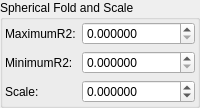
    <widget class="QGroupBox" name="groupBox_4">
     <property name="title">
      <string>Spherical Fold and Scale</string>
     </property>
     <layout class="QVBoxLayout" name="verticalLayout_10">
      <property name="leftMargin">
       <number>2</number>
      </property>
      <property name="topMargin">
       <number>2</number>
      </property>
      <property name="rightMargin">
       <number>2</number>
      </property>
      <property name="bottomMargin">
       <number>2</number>
      </property>
      <item>
       <layout class="QGridLayout" name="gridLayout" columnstretch="0,1">
        <item row="2" column="1">
         <widget class="MyDoubleSpinBox" name="spinbox_transf_scale_015">
          <property name="sizePolicy">
           <sizepolicy hsizetype="Minimum" vsizetype="Maximum">
            <horstretch>0</horstretch>
            <verstretch>0</verstretch>
           </sizepolicy>
          </property>
          <property name="prefix">
           <string/>
          </property>
          <property name="suffix">
           <string/>
          </property>
          <property name="decimals">
           <number>6</number>
          </property>
          <property name="minimum">
           <double>-99.989999999999995</double>
          </property>
          <property name="maximum">
           <double>99.989999999999995</double>
          </property>
          <property name="singleStep">
           <double>0.100000000000000</double>
          </property>
         </widget>
        </item>
        <item row="0" column="1">
         <widget class="MyDoubleSpinBox" name="spinbox_transf_maxR2_1">
          <property name="sizePolicy">
           <sizepolicy hsizetype="Minimum" vsizetype="Maximum">
            <horstretch>0</horstretch>
            <verstretch>0</verstretch>
           </sizepolicy>
          </property>
          <property name="prefix">
           <string/>
          </property>
          <property name="suffix">
           <string/>
          </property>
          <property name="decimals">
           <number>6</number>
          </property>
          <property name="minimum">
           <double>0.000000000000000</double>
          </property>
          <property name="maximum">
           <double>99.989999999999995</double>
          </property>
          <property name="singleStep">
           <double>0.100000000000000</double>
          </property>
         </widget>
        </item>
        <item row="0" column="0">
         <widget class="QLabel" name="label_48">
          <property name="text">
           <string>MaximumR2:</string>
          </property>
         </widget>
        </item>
        <item row="1" column="0">
         <widget class="QLabel" name="label_167">
          <property name="text">
           <string>MinimumR2:</string>
          </property>
         </widget>
        </item>
        <item row="1" column="1">
         <widget class="MyDoubleSpinBox" name="spinbox_transf_minR2_p25">
          <property name="sizePolicy">
           <sizepolicy hsizetype="Minimum" vsizetype="Maximum">
            <horstretch>0</horstretch>
            <verstretch>0</verstretch>
           </sizepolicy>
          </property>
          <property name="prefix">
           <string/>
          </property>
          <property name="suffix">
           <string/>
          </property>
          <property name="decimals">
           <number>6</number>
          </property>
          <property name="minimum">
           <double>0.000000000000000</double>
          </property>
          <property name="maximum">
           <double>99.989999999999995</double>
          </property>
          <property name="singleStep">
           <double>0.100000000000000</double>
          </property>
         </widget>
        </item>
        <item row="2" column="0">
         <widget class="QLabel" name="label_171">
          <property name="text">
           <string>Scale:</string>
          </property>
         </widget>
        </item>
       </layout>
      </item>
     </layout>
    </widget>
